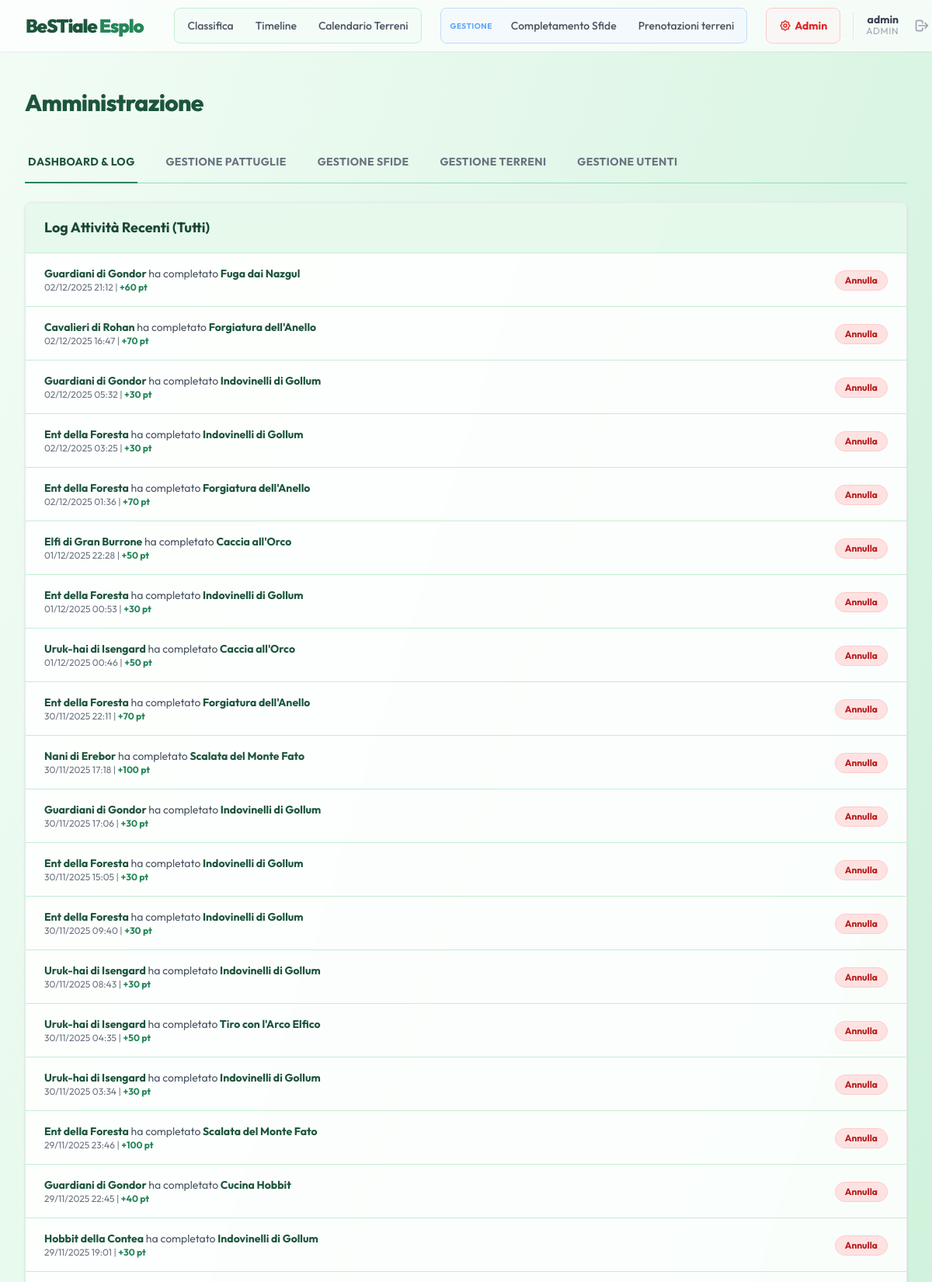
Page /admin/ (signed in, upper part) on the committed database.
### app/models.py (models this page shows)
class User(Base):
    __tablename__ = "users"
    id: Mapped[int] = mapped_column(primary_key=True, index=True)
    username: Mapped[str] = mapped_column(unique=True, index=True)
    password_hash: Mapped[str] = mapped_column()
    role: Mapped[str] = mapped_column()  # 'unit', 'tech', 'admin'
    unita_id: Mapped[int | None] = mapped_column(ForeignKey("unita.id"), nullable=True)
    unita: Mapped[Optional["Unita"]] = relationship()

class Completion(Base):
    __tablename__ = "completions"
    id: Mapped[int] = mapped_column(primary_key=True, index=True)
    pattuglia_id: Mapped[int] = mapped_column(ForeignKey("pattuglie.id"))
    challenge_id: Mapped[int] = mapped_column(ForeignKey("challenges.id"))
    timestamp: Mapped[datetime] = mapped_column(default=datetime.utcnow)
    pattuglia: Mapped["Pattuglia"] = relationship(back_populates="completions")
    challenge: Mapped["Challenge"] = relationship(back_populates="completions")

class Pattuglia(Base):
    __tablename__ = "pattuglie"
    id: Mapped[int] = mapped_column(primary_key=True, index=True)
    name: Mapped[str] = mapped_column(unique=True, index=True)
    capo_pattuglia: Mapped[str] = mapped_column()
    unita_id: Mapped[int] = mapped_column(ForeignKey("unita.id"))
    current_score: Mapped[int] = mapped_column(default=0)
    unita: Mapped["Unita"] = relationship(back_populates="pattuglie")
    completions: Mapped[list["Completion"]] = relationship(back_populates="pattuglia")

class Challenge(Base):
    __tablename__ = "challenges"
    id: Mapped[int] = mapped_column(primary_key=True, index=True)
    name: Mapped[str] = mapped_column(unique=True, index=True)
    description: Mapped[str] = mapped_column()
    points: Mapped[int] = mapped_column()
    is_fungo: Mapped[bool] = mapped_column(default=False)
    reward_tokens: Mapped[int] = mapped_column(default=0)
    completions: Mapped[list["Completion"]] = relationship(back_populates="challenge")

### app/routers/admin.py (the view)
@router.get("/", response_class=HTMLResponse)
async def admin_dashboard(request: Request, db: Session = Depends(get_db), user: User = Depends(get_admin_user)):
    completions = (
        db.query(Completion)
        .options(joinedload(Completion.pattuglia), joinedload(Completion.challenge))
        .order_by(Completion.timestamp.desc())
        .limit(50)
        .all()
    )
    unita = db.query(Unita).all()
    return templates.TemplateResponse(
        "admin_dashboard.html",
        {"request": request, "completions": completions, "unita": unita, "user": user, "active_tab": "dashboard"},
    )

### app/templates/admin_dashboard.html
{% extends "base.html" %}
{% block content %}
<div class="px-4 py-6 sm:px-0">
    <div class="flex justify-between items-center mb-8">
        <h1 class="text-3xl font-extrabold text-scout-800 tracking-tight">Amministrazione</h1>
    </div>
    <div class="mb-6 border-b border-scout-300">
        <nav class="-mb-px flex space-x-8" aria-label="Tabs">
            <a href="/admin"
                class="whitespace-nowrap py-4 px-1 border-b-2 font-bold text-sm uppercase tracking-wide {% if active_tab == 'dashboard' %}border-scout-600 text-scout-800{% else %}border-transparent text-gray-500 hover:text-gray-700 hover:border-gray-300{% endif %}">
                Dashboard & Log
            </a>
            <a href="/admin/pattuglie"
                class="whitespace-nowrap py-4 px-1 border-b-2 font-bold text-sm uppercase tracking-wide {% if active_tab == 'pattuglie' %}border-scout-600 text-scout-800{% else %}border-transparent text-gray-500 hover:text-gray-700 hover:border-gray-300{% endif %}">
                Gestione Pattuglie
            </a>
            <a href="/admin/challenges"
                class="whitespace-nowrap py-4 px-1 border-b-2 font-bold text-sm uppercase tracking-wide {% if active_tab == 'challenges' %}border-scout-600 text-scout-800{% else %}border-transparent text-gray-500 hover:text-gray-700 hover:border-gray-300{% endif %}">
                Gestione Sfide
            </a>
            <a href="/admin/terreni"
                class="whitespace-nowrap py-4 px-1 border-b-2 font-bold text-sm uppercase tracking-wide {% if active_tab == 'terreni' %}border-scout-600 text-scout-800{% else %}border-transparent text-gray-500 hover:text-gray-700 hover:border-gray-300{% endif %}">
                Gestione Terreni
            </a>
            <a href="/admin/users"
                class="whitespace-nowrap py-4 px-1 border-b-2 font-bold text-sm uppercase tracking-wide {% if active_tab == 'users' %}border-scout-600 text-scout-800{% else %}border-transparent text-gray-500 hover:text-gray-700 hover:border-gray-300{% endif %}">
                Gestione Utenti
            </a>
        </nav>
    </div>
    <div class="glass shadow overflow-hidden border-b border-gray-200 sm:rounded-lg overflow-x-auto">
        <div class="px-4 py-5 sm:px-6 bg-scout-100/80 border-b border-scout-200">
            <h3 class="text-lg leading-6 font-bold text-scout-900">Log Attività Recenti (Tutti)</h3>
        </div>
        <ul role="list" class="divide-y divide-scout-200 bg-white/60">
            {% for c in completions %}
            <li class="px-4 py-4 sm:px-6 hover:bg-white/80 transition-colors duration-150">
                <div class="flex items-center justify-between">
                    <div class="flex flex-col">
                        <p class="text-sm font-bold text-scout-800 truncate">
                            {{ c.pattuglia.name }} <span class="font-normal text-gray-600">ha completato</span> {{
                            c.challenge.name }}
                        </p>
                        <p class="text-xs text-gray-500">
                            {{ c.timestamp.strftime('%d/%m/%Y %H:%M') }} | <span class="text-scout-600 font-bold">+{{
                                c.challenge.points }} pt</span>
                        </p>
                    </div>
                    <div class="ml-2 flex-shrink-0 flex">
                        <form action="/admin/rollback/{{ c.id }}" method="post"
                            onsubmit="return confirm('Sei sicuro di voler annullare questa azione?');">
                            <button type="submit"
                                class="px-3 py-1 text-xs font-bold text-red-700 bg-red-100 rounded-full hover:bg-red-200 border border-red-200">
                                Annulla
                            </button>
                        </form>
                    </div>
                </div>
            </li>
            {% endfor %}
        </ul>
    </div>
</div>
{% endblock %}

### app/templates/base.html (shortened to what this page needs)
<!DOCTYPE html>
<html lang="it">
<head>
    <script src="https://cdn.tailwindcss.com"></script>
</head>
<body class="bg-gradient-to-br from-scout-50 to-scout-200 min-h-screen text-slate-800">
    <nav class="glass sticky top-0 z-50 shadow-sm">
        <div class="max-w-7xl mx-auto px-4 sm:px-6 lg:px-8">
            <div class="flex justify-between h-16">
                <div class="flex-shrink-0 flex items-center">
                    <span class="font-black text-2xl tracking-tighter text-scout-800">
                        BeSTiale <span class="text-scout-600">Esplo</span>
                    </span>
                    <div class="hidden sm:flex sm:items-center sm:space-x-6 ml-10">
                        <div class="flex space-x-1 bg-scout-50/80 rounded-lg p-1 border border-scout-200 items-center">
                            <a href="/"
                                class="px-3 py-2 rounded-md text-sm font-medium text-gray-600 hover:text-scout-700 hover:bg-white/60 transition-colors">
                                Classifica
                            </a>
                            <a href="/timeline"
                                class="px-3 py-2 rounded-md text-sm font-medium text-gray-600 hover:text-scout-700 hover:bg-white/60 transition-colors">
                                Timeline
                            </a>
                            <a href="/prenotazioni"
                                class="px-3 py-2 rounded-md text-sm font-medium text-gray-600 hover:text-scout-700 hover:bg-white/60 transition-colors">
                                Calendario Terreni
                            </a>
                        </div>
                        {% if user and user.role in ['tech', 'admin'] %}
                        <div class="flex space-x-1 bg-blue-50/50 rounded-lg p-1 border border-blue-200 items-center">
                            <span
                                class="px-2 text-[10px] font-bold text-blue-400 uppercase tracking-wider hidden lg:block">Gestione</span>
                            <a href="/input"
                                class="px-3 py-2 rounded-md text-sm font-medium text-gray-600 hover:text-blue-700 hover:bg-white/60 transition-colors">
                                Completamento Sfide
                            </a>
                            <a href="/gestione-terreni"
                                class="px-3 py-2 rounded-md text-sm font-medium text-gray-600 hover:text-blue-700 hover:bg-white/60 transition-colors">
                                Prenotazioni terreni
                            </a>
                        </div>
                        {% endif %}
                    </div>
                    <div class="flex items-center space-x-4 ml-6">
                        {% if user and user.role == 'admin' %}
                        <div class="flex space-x-1 bg-red-50/50 rounded-lg p-1 border border-red-200">
                            <a href="/admin"
                                class="flex items-center px-3 py-2 rounded-md text-sm font-bold text-red-600 hover:text-red-800 hover:bg-white/60 transition-colors">
                                Admin
                            </a>
                        </div>
                        {% endif %}
                        {% if user %}
                        <div class="flex items-center space-x-3 pl-4 border-l border-gray-200">
                            <div class="flex flex-col text-right hidden md:flex">
                                <span class="text-sm font-bold text-gray-700 leading-none">{{ user.username }}</span>
                                <span class="text-xs text-gray-400 uppercase tracking-wider">{{ user.role }}</span>
                            </div>
                            <a href="/logout"
                                class="p-2 text-gray-400 hover:text-red-600 rounded-full hover:bg-red-50 transition-colors"
                                title="Esci">
                                <svg xmlns="http://www.w3.org/2000/svg" class="h-5 w-5" fill="none" viewBox="0 0 24 24"
                                    stroke="currentColor">
                                    <path stroke-linecap="round" stroke-linejoin="round" stroke-width="2"
                                        d="M17 16l4-4m0 0l-4-4m4 4H7m6 4v1a3 3 0 01-3 3H6a3 3 0 01-3-3V7a3 3 0 013-3h4a3 3 0 013 3v1" />
                                </svg>
                            </a>
                        </div>
                        {% endif %}
                    </div>
                </div>
            </div>
    </nav>
    <main class="max-w-7xl mx-auto py-6 sm:px-6 lg:px-8">
        {% block content %}{% endblock %}
    </main>
</body>
</html>

### app/templates/base.html (style rules this page uses)
body { font-family: 'Outfit', sans-serif; }
.glass { background: rgba(255, 255, 255, 0.7); backdrop-filter: blur(10px); -webkit-backdrop-filter: blur(10px); border: 1px solid rgba(255, 255, 255, 0.3); }

### rows in the picture
User: username "admin", role "ADMIN"
Completion: pattuglia.name "Guardiani di Gondor", challenge.name "Fuga dai Nazgul", timestamp "02/12/2025 21:12", challenge.points "60"
Completion: pattuglia.name "Cavalieri di Rohan", challenge.name "Forgiatura dell'Anello", timestamp "02/12/2025 16:47", challenge.points "70"
Completion: pattuglia.name "Guardiani di Gondor", challenge.name "Indovinelli di Gollum", timestamp "02/12/2025 05:32", challenge.points "30"
Completion: pattuglia.name "Ent della Foresta", challenge.name "Indovinelli di Gollum", timestamp "02/12/2025 03:25", challenge.points "30"
Completion: pattuglia.name "Ent della Foresta", challenge.name "Forgiatura dell'Anello", timestamp "02/12/2025 01:36", challenge.points "70"
Completion: pattuglia.name "Elfi di Gran Burrone", challenge.name "Caccia all'Orco", timestamp "01/12/2025 22:28", challenge.points "50"
Completion: pattuglia.name "Ent della Foresta", challenge.name "Indovinelli di Gollum", timestamp "01/12/2025 00:53", challenge.points "30"
Completion: pattuglia.name "Uruk-hai di Isengard", challenge.name "Caccia all'Orco", timestamp "01/12/2025 00:46", challenge.points "50"
Completion: pattuglia.name "Ent della Foresta", challenge.name "Forgiatura dell'Anello", timestamp "30/11/2025 22:11", challenge.points "70"
Completion: pattuglia.name "Nani di Erebor", challenge.name "Scalata del Monte Fato", timestamp "30/11/2025 17:18", challenge.points "100"
Completion: pattuglia.name "Guardiani di Gondor", challenge.name "Indovinelli di Gollum", timestamp "30/11/2025 17:06", challenge.points "30"
Completion: pattuglia.name "Ent della Foresta", challenge.name "Indovinelli di Gollum", timestamp "30/11/2025 15:05", challenge.points "30"
Completion: pattuglia.name "Ent della Foresta", challenge.name "Indovinelli di Gollum", timestamp "30/11/2025 09:40", challenge.points "30"
Completion: pattuglia.name "Uruk-hai di Isengard", challenge.name "Indovinelli di Gollum", timestamp "30/11/2025 08:43", challenge.points "30"
Completion: pattuglia.name "Uruk-hai di Isengard", challenge.name "Tiro con l'Arco Elfico", timestamp "30/11/2025 04:35", challenge.points "50"
Completion: pattuglia.name "Uruk-hai di Isengard", challenge.name "Indovinelli di Gollum", timestamp "30/11/2025 03:34", challenge.points "30"
Completion: pattuglia.name "Ent della Foresta", challenge.name "Scalata del Monte Fato", timestamp "29/11/2025 23:46", challenge.points "100"
Completion: pattuglia.name "Guardiani di Gondor", challenge.name "Cucina Hobbit", timestamp "29/11/2025 22:45", challenge.points "40"
Completion: pattuglia.name "Hobbit della Contea", challenge.name "Indovinelli di Gollum", timestamp "29/11/2025 19:01", challenge.points "30"
